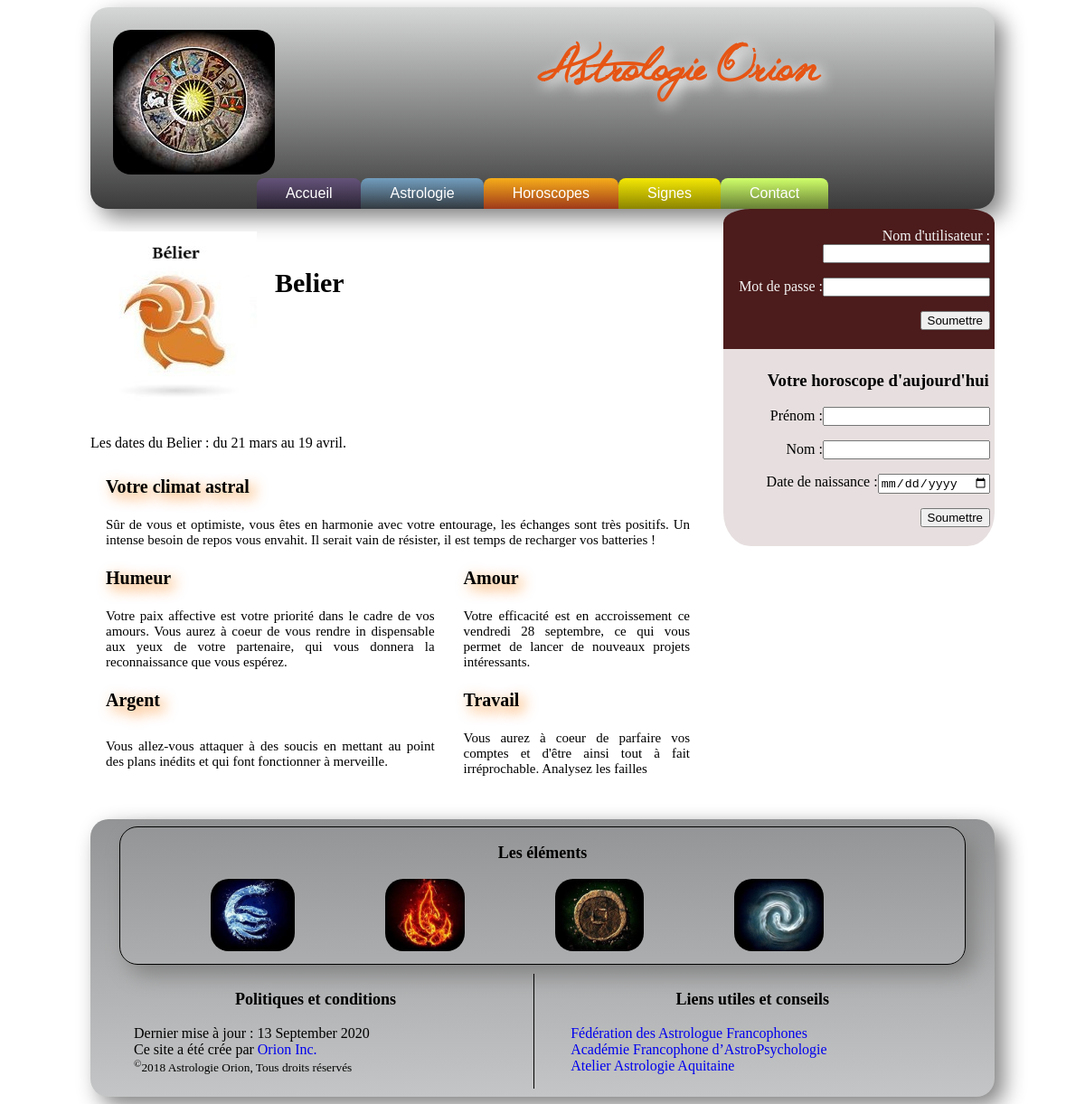
Screenshot of /Horoscopes.php?id=1 with the database file from the repository.
### tables this page shows
CREATE TABLE `horoscopes` (
  `id` int(11) NOT NULL,
  `signe` varchar(35) NOT NULL,
  `datesigne` varchar(50) NOT NULL,
  `climatastral` longtext NOT NULL,
  `humeur` longtext NOT NULL,
  `amour` longtext NOT NULL,
  `argent` longtext NOT NULL,
  `travail` longtext NOT NULL,
  `photo` varchar(45) NOT NULL
);

### Fonctions.php (the view, shortened to what this page needs)
<?php
function horoscope() {
    if(isset($_POST["Naissance"]) && isset($_POST["txtPrenom"]) && isset($_POST["txtNom"])){
        $IdSoumettre = AfficherHoroscopeDuJour();
        $id = $IdSoumettre;
        $prenom = $_POST['txtPrenom'];
        $nom = $_POST['txtNom'];
    }
    else {
        $id = $_GET['id'];
    }
    try
    {
        $servername = "localhost";
        $username = "root";
        $password = "laval";
        $dbname = "orion";
        $idbase = "";
        $signe ="";
        $datesigne = "";
        $climatastral = "";
        $humeur = "";
        $amour = "";
        $argent = "";
        $travail = "";
        $photo = "";
        $conn = new mysqli($servername, $username, $password, $dbname);
        $sql = "CALL horoscopes($id)";
        $result = $conn->query($sql);
        if ($result->num_rows > 0) {
        while($row = $result->fetch_assoc()) {
            $idbase = $row["id"];
            $signe = $row["signe"];
            $datesigne = $row["datesigne"];
            $climatastral = $row["climatastral"];
            $humeur = $row["humeur"];
            $amour = $row["amour"];
            $argent = $row["argent"];
            $travail = $row["travail"];
            $photo = $row["photo"];
    }
} else {
    echo "0 results";
}
    }
    catch (Exception $ex)    {
        $msg = 'erreur dans le fichier '. $ex->getFile().' Ligne:'.$ex->getLine().' message:'.$ex->getMessage();
        echo $msg;
        $valide = false;
    }
    if($id == $idbase)    {
        echo '<div id="Images_Taureau"><img src="' . $photo . '" alt="Eau"/></div>';
        if(isset($prenom))
        {
             echo '<h2 id="Titre_Signes">Bonjour '.$prenom.' votre signe est: ' . $signe . '</h2>';
        }
        else
        {
             echo '<h2 id="Titre_Signes">' . $signe . '</h2>';
        }
        echo '<p id="Date">Les dates du ' . $signe . ' : ' . $datesigne . '.</p>';
        echo '<table class="Horoscope_du_Jour"><tbody><tr><td colspan="2" id="Titre_HJ">Votre climat astral</td></tr>
            <tr><td colspan="2" id="Text">' . $climatastral . '</td></tr>';
        echo '<tr><td id="Titre_HJ">Humeur</td>';
        echo '<td id="Titre_HJ">Amour</td></tr>';
        echo '<tr><td id="Text">' . $amour . '</td>';
        echo '<td>' . $humeur . '</td></tr>';
        echo '<tr><td id="Titre_HJ">Argent</td>';
        echo '<td id="Titre_HJ">Travail</td></tr>';
        echo '<tr><td id="Text">' . $travail . '</td>';
        echo '<td id="Text">' . $argent . '</td></tr></tbody></table>';
    }
}
function TeteDePage()
{
    echo '<img id="Logo" src="Images/Logo.jpg" alt="logo"/>';
    echo '<h1 id="Titre">Astrologie Orion</h1>';
}
function AfficherMenu()
{
    echo '<ul id="menu">';
    echo '<li><a href="index.php">Accueil</a></li>';
    echo '<li><a href="Astrologie.php">Astrologie</a></li>';
    echo '<li><a href="#">Horoscopes</a><ul>';
    echo '<li><a href="Horoscopes.php?id=12">Poisson</a></li></ul>';
    echo '<li><a href="#">Signes</a><ul>';
    echo '<li><a href="Traits.php">Traits des signes</a></li></ul></li>';
    echo '<li><a href="Contact.php">Contact</a></li></ul>';
}
function Login()
{
    echo '<div id="Login">';
    echo '<form name="Login" action="login.php" method="post">';
    echo '<p><label for="txtUtilisateur">Nom d\'utilisateur :</label>';
    echo '<input type="text" name="txtUtilisateur"></p>';
    echo '<p><label for="txtPassword">Mot de passe :</label>';
    echo '<input type="password" name="txtPassword"></p>';
    if(isset($_SESSION['prenom']))
    {
        echo '<p><input type="submit" class="Btn" name="btnDisconnect" value="Déconnexion"></p></form></div>';
    }
    else
    {
        echo '<p><input type="submit" class="Btn" name="btnSoumettre" value="Soumettre"></p></form></div>';
    }
}
function HoroscopeDuJour()
{
    echo '<div id="horoscope_Today"><h3>Votre horoscope d\'aujourd\'hui</h3>';
    echo '<form name="horocopeToday" action="Horoscopes.php" method="post"><p><label for="Prenom">Prénom :</label>';
    echo '<input id="nameInput" type="text" name="txtPrenom" required ></p>';
    echo '<p><label for="Nom">Nom :</label><input type="text" name="txtNom" required ></p>';
    echo '<p><label for="Naissance">Date de naissance :</label><input type="date" name="Naissance" id="dateNaissance" required/></p>';
    echo '<p><input type="submit" class="Btn" name="btnSoumettre" value="Soumettre" ></p></form>';
}
function PiedDePage()
{
    echo '<div id="Images">';
    echo '<h3 id="Titre_pied">Les éléments</h3>';
    echo '<a href="Elements.php#Eau"><img src="Images/Eau.jpg" alt="Eau"/></a>';
    echo '<a href="Elements.php#Feu"><img src="Images/Feu.jpg" alt="Feu"/></a>';
    echo '<a href="Elements.php#Terre"><img src="Images/Terre.jpg" alt="Terree"/></a>';
    echo '<a href="Elements.php#Air"><img src="Images/Air.jpg" alt="Air"/></a></div>';
    echo '<div id="Legal">';
    echo '<h3>Politiques et conditions</h3><ul>';
    echo '<li>Dernier mise à jour : ' . date (" d F Y ", filemtime(__FILE__)) . '</li>';
    echo '<li>Ce site a été crée par <a href="http://www.collegecdi.ca/">Orion Inc.</a></li>';
    echo '<li><small><sup>&copy</sup>2018 Astrologie Orion, Tous droits réservés</small></li></ul></div>';
    echo '<div id="Liens">';
    echo '<h3>Liens utiles et conseils</h3><ul>';
    echo '<li><a href="https://federation-astrologues.com/">Fédération des Astrologue Francophones</a></li>';
    echo '<li><a href="http://academie-francophone-astropsychologie.com/">Académie Francophone d’AstroPsychologie</a></li>';
    echo '<li><a href="https://www.coursastrologiebordeaux.fr/">Atelier Astrologie Aquitaine</a></li></ul></div>';
}
?>

### header.php (shortened to what this page needs)
<!DOCTYPE html>
<html>
    <head>
        <link rel="stylesheet" href="OrionStyle.css" />
    </head>
    <body id="Accueil">
        <div id="Principal">
            <header>
                <?php
                include 'Fonctions.php';
                TeteDePage();
                AfficherMenu();
                ?>
            </header>

### Horoscopes.php
<?php include 'header.php'; ?>
             <section id="Contenu_Signes">
                <article>
                    <?php Horoscope(); ?>
                </article>
<?php include 'footer.php'; ?>

### footer.php
                <aside>
                <?php
                Login();
                HoroscopeDuJour();
                ?>
                </aside>
            </section>
            <footer>
                <?php PiedDePage(); ?>
            </footer>
        </div>
    </body>
</html>

### rows the page displays
horoscopes: photo (picture), signe "Belier", datesigne "du 21 mars au 19 avril", climatastral "Sûr de vous et optimiste, vous êtes en harmonie avec votre entourage, les échanges sont très positifs. Un intense besoin de repos vous envahit. Il serait vain de résister, il est temps de recharger vos batteries !", amour "Votre paix affective est votre priorité dans le cadre de vos amours. Vous aurez à coeur de vous rendre in dispensable aux yeux de votre partenaire, qui vous donnera la reconnaissance que vous espérez.", humeur "Votre efficacité est en accroissement ce vendredi 28 septembre, ce qui vous permet de lancer de nouveaux projets intéressants.", travail "Vous allez-vous attaquer à des soucis en mettant au point des plans inédits et qui font fonctionner à merveille.", argent "Vous aurez à coeur de parfaire vos comptes et d'être ainsi tout à fait irréprochable. Analysez les failles"

### other values shown
date (" d F Y ", filemtime(__FILE__)) "13 September 2020"
